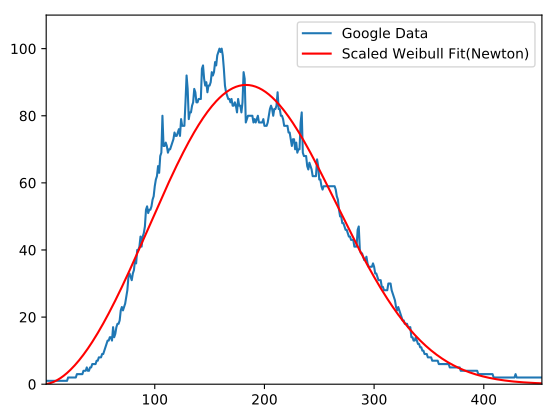

Write the Python code that produced this figure.
import numpy as np
import math
import matplotlib.pyplot as plt
import time


def newtonParametersCalculator(k, a, histogramData):
    # We Input parameters 'k' and 'a' (alpha) into the function.
    N = len(histogramData)
    sum_log_di = np.sum(np.log(histogramData))
    sum_di_a_k = np.sum((histogramData / a) ** k)

    # Calculate all the matrix elements of the Newtonian Method.
    dl_dk = N / k - N * math.log(a) + sum_log_di - np.sum(
        ((histogramData / a) ** k) * np.log(histogramData / a))
    dl_da = (k / a) * (sum_di_a_k - N)
    d2l_dk = -N / (k ** 2) - np.sum(((histogramData / a) ** k) *
                                    (np.log(histogramData / a)) ** 2)
    d2l_da = (k / ((a) ** 2)) * (N - (k + 1) * sum_di_a_k)
    d2l_dkda = M21 = (1 / a) * sum_di_a_k + (k / a) * np.sum(
        ((histogramData / a) ** k) * np.log(histogramData / a)) - N / a
    return np.array(np.matmul(np.linalg.inv(np.matrix([[d2l_dk, d2l_dkda],
                                                       [d2l_dkda, d2l_da]])), np.array([-dl_dk, -dl_da])) +
                    np.array([k, a]))[0]


def iterationFunction(k, a, n, histogram):
    # Normally, a termination condition could also be specified, but since we
    # have observed that 'k' and 'a' converge in 20 iterations, no termination
    # condition is specified.

    # Termination condition could be of the form while newParam!=oldParam
    # (If they don't terminate exactly, we can specify a tolerance value)
    oldParameters = np.array([k, a])
    for i in range(n):
        newParameters = newtonParametersCalculator(oldParameters[0],
                                                   oldParameters[1], histogram)
        oldParameters = newParameters
    return newParameters


if __name__ == "__main__":
    # read data from file
    h = np.genfromtxt('myspace.csv', delimiter=",")[:, 1]

    # Remove leading zeros.
    while h[0] == 0:
        h = np.delete(h, 0)

    # Generate x-Values for the histogram
    xValues = np.arange(1, len(h) + 1)

    # Data generation for Newton's Method.
    histogramOfX = [];
    for i in range(len(h)):
        histogramOfX = np.append(histogramOfX, [xValues[i]] * int(h[i]))

    parameters = iterationFunction(1, 1, 20, histogramOfX)
    k = parameters[0]
    a = parameters[1]
    filename = "task_1_3.pdf"

    # plot fitted distribution with observed samples
    plt.plot(xValues, h)
    plt.axis([xValues[0], xValues[len(xValues) - 1], 0, max(h) + 10])

    # Scaling factor for the Weibull fit was derived by setting:
    # scale_factor*integral[Weibull] = Area Under the curve for Histogram
    plt.plot(sum(h) * (k / a) * ((xValues / a) ** (k - 1)) * np.exp(-1 *
                                                                    ((xValues / a) ** k)), 'r')
    plt.legend(('Google Data', 'Scaled Weibull Fit(Newton)'))

    plt.savefig(filename, facecolor='w', edgecolor='w', papertype=None,
                format='pdf', transparent=False, bbox_inches='tight',
                pad_inches=0.1)
    plt.close()
